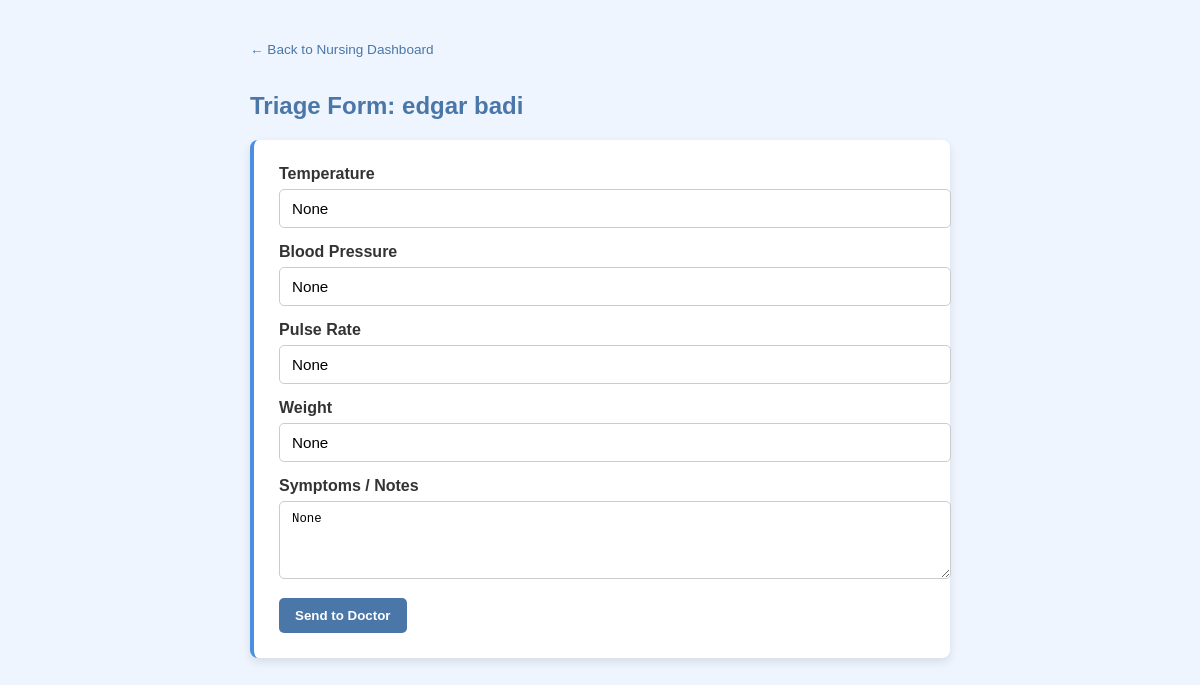
The page /nursing/triage/19/ (signed in) on the database its author committed.
### nursing/models.py (models this page shows, shortened)
class Triage(models.Model):
    patient = models.ForeignKey(Patient, on_delete=models.CASCADE)
    nurse = models.ForeignKey(User, on_delete=models.SET_NULL, null=True, related_name="nurse_triage")
    temperature = models.CharField(max_length=10, blank=True, null=True)
    blood_pressure = models.CharField(max_length=20, blank=True, null=True)
    pulse_rate = models.CharField(max_length=10, blank=True, null=True)
    weight = models.CharField(max_length=10, blank=True, null=True)
    symptoms = models.TextField(blank=True, null=True)
    status = models.CharField(
        max_length=20,
        default="awaiting",
        choices=[
            ("awaiting", "Awaiting Triage"),
            ("in_progress", "In Progress"),
            ("done", "Triage Complete"),
            ("sent_to_doctor", "Sent to Doctor"),
        ]
    )
    date_taken = models.DateTimeField(auto_now_add=True)
    class Meta:
        ordering = ['-date_taken']

### reception/models.py (models this page shows, shortened)
class Patient(models.Model):
    GENDER_CHOICES = [
        ('male', 'Male'),
        ('female', 'Female'),
        ('other', 'Other'),
    ]
    BLOOD_GROUP_CHOICES = [
        ('A+', 'A+'), ('A-', 'A-'),
        ('B+', 'B+'), ('B-', 'B-'),
        ('O+', 'O+'), ('O-', 'O-'),
        ('AB+', 'AB+'), ('AB-', 'AB-'),
    ]
    patient_id = models.CharField(max_length=15, unique=True, editable=False)
    national_id = models.CharField(max_length=20, blank=True, null=True)
    full_name = models.CharField(max_length=100)
    date_of_birth = models.DateField(null=True, blank=True)
    gender = models.CharField(max_length=10, choices=GENDER_CHOICES)
    phone = models.CharField(max_length=15)
    address = models.TextField()
    blood_group = models.CharField(max_length=5, choices=BLOOD_GROUP_CHOICES, null=True, blank=True)
    next_of_kin_name = models.CharField(max_length=100, null=True, blank=True)
    next_of_kin_phone = models.CharField(max_length=15, null=True, blank=True)
    medical_history = models.TextField(null=True, blank=True)
    date_registered = models.DateTimeField(auto_now_add=True)

### nursing/views.py (the view, shortened to what this page needs)
# urls.py: path("triage/<int:triage_id>/", views.triage_form, name="triage_form"),
@login_required
def triage_form(request, triage_id):
    triage = get_object_or_404(Triage, id=triage_id)
    return render(request, "nursing/triage_form.html", {"triage": triage})

### templates/nursing/triage_form.html (shortened to what this page needs)
{% load static %}
<!DOCTYPE html>
<html lang="en">
<head>
    <link rel="stylesheet" href="{% static 'clinic/style.css' %}">
</head>
<body class="light-theme" id="theme-body">
<div class="container">
    <a href="{% url 'nursing_dashboard' %}" class="back-link">&larr; Back to Nursing Dashboard</a>
    <h2>Triage Form: {{ triage.patient.full_name }}</h2>
    <div class="card">
        <form method="POST">
            <label for="temperature">Temperature</label>
            <input type="text" name="temperature" id="temperature" value="{{ triage.temperature }}">
            <label for="blood_pressure">Blood Pressure</label>
            <input type="text" name="blood_pressure" id="blood_pressure" value="{{ triage.blood_pressure }}">
            <label for="pulse_rate">Pulse Rate</label>
            <input type="text" name="pulse_rate" id="pulse_rate" value="{{ triage.pulse_rate }}">
            <label for="weight">Weight</label>
            <input type="text" name="weight" id="weight" value="{{ triage.weight }}">
            <label for="symptoms">Symptoms / Notes</label>
            <textarea name="symptoms" id="symptoms" rows="4">{{ triage.symptoms }}</textarea>
            <button type="submit" class="button">Send to Doctor</button>
        </form>
    </div>
</div>
</body>
</html>

### static/clinic/style.css (style rules this page uses)
body { font-family: Arial, sans-serif; margin: 0; padding: 0; }
.light-theme { background: #eef5ff; color: #1f3a5f; }
.light-theme .card { background: white; border-left: 4px solid #4A90E2; }
.container { width: 90%; max-width: 900px; margin: auto; padding: 20px; }
.card { padding: 20px; margin-bottom: 20px; border-radius: 8px; }
.button { background: #4A90E2; padding: 10px 14px; border: none; border-radius: 6px; color: white; cursor: pointer; }

### templates/nursing/triage_form.html (style rules this page uses)
body { font-family: Arial, sans-serif; background: #f4f6f9; margin: 0; padding: 20px; transition: background 0.3s, color 0.3s; }
.container { max-width: 700px; margin: auto; }
h2 { color: #4a76a8; margin-bottom: 20px; }
.card { background: white; padding: 25px; border-radius: 8px; box-shadow: 0 4px 10px rgba(0,0,0,0.1); margin-bottom: 20px; }
label { display: block; margin-bottom: 6px; font-weight: bold; color: #333; }
input, textarea { width: 100%; padding: 10px 12px; margin-bottom: 15px; border: 1px solid #ccc; border-radius: 5px; font-size: 0.95em; }
textarea { resize: vertical; }
.button { background: #4a76a8; color: white; border: none; padding: 10px 16px; border-radius: 5px; cursor: pointer; font-weight: bold; text-decoration: none; }
.back-link { display: inline-block; font-size: 0.85em; margin-bottom: 15px; color: #4a76a8; text-decoration: none; }

### rows shown on the page
Triage: patient.full_name "edgar badi", temperature "None", blood_pressure "None", pulse_rate "None", weight "None", symptoms "None"
